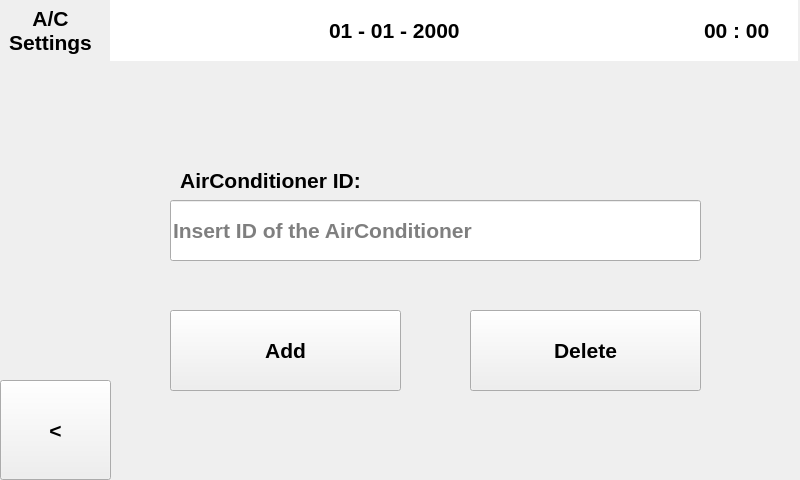
<?xml version="1.0" encoding="UTF-8"?>
<ui version="4.0">
 <class>ACSettingsWindow</class>
 <widget class="QMainWindow" name="ACSettingsWindow">
  <property name="geometry">
   <rect>
    <x>0</x>
    <y>0</y>
    <width>800</width>
    <height>480</height>
   </rect>
  </property>
  <property name="font">
   <font>
    <pointsize>10</pointsize>
   </font>
  </property>
  <property name="windowTitle">
   <string>MainWindow</string>
  </property>
  <widget class="QWidget" name="centralwidget">
   <widget class="QTimeEdit" name="timeEdit">
    <property name="geometry">
     <rect>
      <x>677</x>
      <y>0</y>
      <width>121</width>
      <height>61</height>
     </rect>
    </property>
    <property name="font">
     <font>
      <pointsize>16</pointsize>
      <weight>75</weight>
      <bold>true</bold>
      <kerning>true</kerning>
     </font>
    </property>
    <property name="wrapping">
     <bool>false</bool>
    </property>
    <property name="frame">
     <bool>false</bool>
    </property>
    <property name="alignment">
     <set>Qt::AlignCenter</set>
    </property>
    <property name="readOnly">
     <bool>true</bool>
    </property>
    <property name="buttonSymbols">
     <enum>QAbstractSpinBox::NoButtons</enum>
    </property>
    <property name="displayFormat">
     <string>HH : mm</string>
    </property>
   </widget>
   <widget class="QDateEdit" name="dateEdit">
    <property name="geometry">
     <rect>
      <x>110</x>
      <y>0</y>
      <width>571</width>
      <height>61</height>
     </rect>
    </property>
    <property name="font">
     <font>
      <pointsize>16</pointsize>
      <weight>75</weight>
      <bold>true</bold>
      <kerning>true</kerning>
     </font>
    </property>
    <property name="inputMethodHints">
     <set>Qt::ImhDate</set>
    </property>
    <property name="wrapping">
     <bool>false</bool>
    </property>
    <property name="frame">
     <bool>false</bool>
    </property>
    <property name="alignment">
     <set>Qt::AlignCenter</set>
    </property>
    <property name="readOnly">
     <bool>true</bool>
    </property>
    <property name="buttonSymbols">
     <enum>QAbstractSpinBox::NoButtons</enum>
    </property>
    <property name="displayFormat">
     <string>dd - MM - yyyy</string>
    </property>
   </widget>
   <widget class="QPushButton" name="PB_goBack">
    <property name="geometry">
     <rect>
      <x>0</x>
      <y>380</y>
      <width>111</width>
      <height>100</height>
     </rect>
    </property>
    <property name="font">
     <font>
      <pointsize>16</pointsize>
      <weight>75</weight>
      <bold>true</bold>
     </font>
    </property>
    <property name="text">
     <string>&lt;</string>
    </property>
   </widget>
   <widget class="QLabel" name="label_SensorSettings">
    <property name="geometry">
     <rect>
      <x>-10</x>
      <y>0</y>
      <width>121</width>
      <height>61</height>
     </rect>
    </property>
    <property name="font">
     <font>
      <pointsize>16</pointsize>
      <weight>75</weight>
      <bold>true</bold>
     </font>
    </property>
    <property name="text">
     <string>A/C
Settings</string>
    </property>
    <property name="alignment">
     <set>Qt::AlignCenter</set>
    </property>
   </widget>
   <widget class="QLabel" name="label_AcID">
    <property name="geometry">
     <rect>
      <x>150</x>
      <y>150</y>
      <width>241</width>
      <height>61</height>
     </rect>
    </property>
    <property name="font">
     <font>
      <pointsize>16</pointsize>
      <weight>75</weight>
      <bold>true</bold>
     </font>
    </property>
    <property name="text">
     <string>AirConditioner ID:</string>
    </property>
    <property name="alignment">
     <set>Qt::AlignCenter</set>
    </property>
   </widget>
   <widget class="QPushButton" name="PB_connectAc">
    <property name="geometry">
     <rect>
      <x>170</x>
      <y>310</y>
      <width>231</width>
      <height>81</height>
     </rect>
    </property>
    <property name="font">
     <font>
      <pointsize>16</pointsize>
      <weight>75</weight>
      <bold>true</bold>
     </font>
    </property>
    <property name="text">
     <string>Add</string>
    </property>
   </widget>
   <widget class="QLabel" name="label_RoomName">
    <property name="geometry">
     <rect>
      <x>210</x>
      <y>90</y>
      <width>361</width>
      <height>61</height>
     </rect>
    </property>
    <property name="font">
     <font>
      <pointsize>16</pointsize>
      <weight>75</weight>
      <bold>true</bold>
     </font>
    </property>
    <property name="text">
     <string>&lt;Room Name Here&gt;</string>
    </property>
    <property name="alignment">
     <set>Qt::AlignCenter</set>
    </property>
   </widget>
   <widget class="QPushButton" name="PB_deleteAc">
    <property name="geometry">
     <rect>
      <x>470</x>
      <y>310</y>
      <width>231</width>
      <height>81</height>
     </rect>
    </property>
    <property name="font">
     <font>
      <pointsize>16</pointsize>
      <weight>75</weight>
      <bold>true</bold>
     </font>
    </property>
    <property name="text">
     <string>Delete</string>
    </property>
   </widget>
   <widget class="QLineEdit" name="LE_ac">
    <property name="geometry">
     <rect>
      <x>170</x>
      <y>200</y>
      <width>531</width>
      <height>61</height>
     </rect>
    </property>
    <property name="font">
     <font>
      <pointsize>16</pointsize>
      <weight>75</weight>
      <bold>true</bold>
     </font>
    </property>
    <property name="placeholderText">
     <string>Insert ID of the AirConditioner</string>
    </property>
   </widget>
  </widget>
 </widget>
 <resources/>
 <connections/>
</ui>
